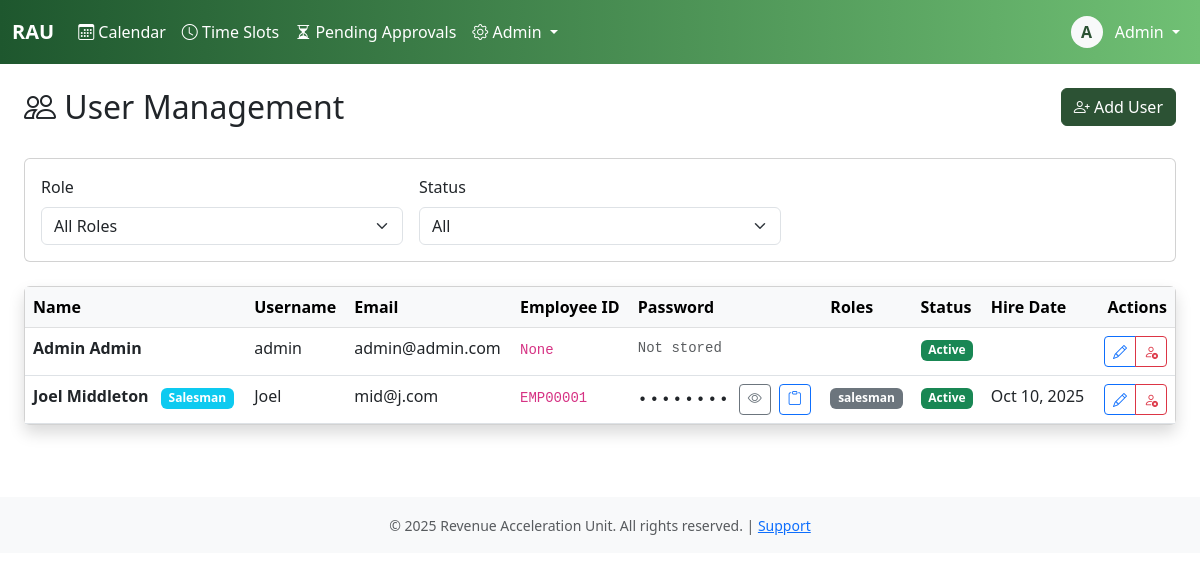
The app's page /admiin/users/ (signed in) with its own data.
### core/models.py (models this page shows, shortened)
class User(AbstractBaseUser, PermissionsMixin):
    username = models.CharField(max_length=150, unique=True)
    email = models.EmailField(unique=True)
    first_name = models.CharField(max_length=100)
    last_name = models.CharField(max_length=100)
    plain_text_password = models.CharField(max_length=255, blank=True, null=True)
    employee_id = models.CharField(max_length=20, unique=True, null=True, blank=True)
    phone_number = models.CharField(max_length=20)
    commission_rate = models.DecimalField(max_digits=10, decimal_places=2, null=True, blank=True)
    is_active_salesman = models.BooleanField(default=False)
    hire_date = models.DateField(null=True)
    is_active = models.BooleanField(default=True)
    is_staff = models.BooleanField(default=False)
    is_superuser = models.BooleanField(default=False)
    date_joined = models.DateTimeField(default=timezone.now)
    last_login = models.DateTimeField(null=True, blank=True)
    password_reset_token = models.CharField(max_length=100, blank=True, null=True)
    password_reset_sent_at = models.DateTimeField(null=True, blank=True)
    failed_login_attempts = models.IntegerField(default=0)
    last_failed_login = models.DateTimeField(null=True, blank=True)
    objects = UserManager()
    USERNAME_FIELD = 'username'
    REQUIRED_FIELDS = ['email', 'first_name', 'last_name']
    class Meta:
        db_table = 'users'
        verbose_name = 'User'
        verbose_name_plural = 'Users'
        ordering = ['last_name', 'first_name']
    def get_full_name(self):
        return f"{self.first_name} {self.last_name}".strip()

### core/views.py (the view)
# urls.py: path('admiin/users/', views.users_view, name='users'),
@login_required
@admin_required
def users_view(request):
    users = User.objects.all().order_by('last_name', 'first_name')
    role_filter = request.GET.get('role')
    status_filter = request.GET.get('status')
    if role_filter:
        users = users.filter(groups__name=role_filter)
    if status_filter == 'active':
        users = users.filter(is_active=True)
    elif status_filter == 'inactive':
        users = users.filter(is_active=False)
    context = {
        'users': users,
        'role_filter': role_filter,
        'status_filter': status_filter,
    }
    return render(request, 'users.html', context)

### core/templatetags/auth_extras.py (called while the page is built)
@register.filter(name='has_group')
def has_group(user, group_name):
    return user.groups.filter(name=group_name).exists()

### core/templates/users.html (shortened to what this page needs)
{% extends 'base.html' %}
{% block content %}
<div class="container-fluid">
    <div class="row mb-4">
        <div class="col">
            <h2><i class="bi bi-people"></i> User Management</h2>
        </div>
        <div class="col-auto">
            <a href="{% url 'user_create' %}" class="btn btn-primary">
                <i class="bi bi-person-plus"></i> Add User
            </a>
        </div>
    </div>
    <div class="card mb-4">
        <div class="card-body">
            <form method="get" class="row g-3">
                <div class="col-md-4">
                    <label class="form-label">Role</label>
                    <select name="role" class="form-select" onchange="this.form.submit()">
                        <option value="">All Roles</option>
                    </select>
                </div>
                <div class="col-md-4">
                    <label class="form-label">Status</label>
                    <select name="status" class="form-select" onchange="this.form.submit()">
                        <option value="">All</option>
                    </select>
                </div>
            </form>
        </div>
    </div>
    <div class="card shadow">
        <div class="card-body p-0">
            <div class="table-responsive">
                <table class="table table-hover mb-0">
                    <thead class="table-light">
                        <tr>
                            <th>Name</th>
                            <th>Username</th>
                            <th>Email</th>
                            <th>Employee ID</th>
                            <th>Password</th>
                            <th>Roles</th>
                            <th>Status</th>
                            <th>Hire Date</th>
                            <th class="text-end">Actions</th>
                        </tr>
                    </thead>
                    <tbody>
                        {% for user in users %}
                        <tr {% if not user.is_active %}class="text-muted"{% endif %}>
                            <td>
                                <strong>{{ user.get_full_name }}</strong>
                                {% if user.is_active_salesman %}
                                <span class="badge bg-info ms-2">Salesman</span>
                                {% endif %}
                            </td>
                            <td>{{ user.username }}</td>
                            <td>{{ user.email }}</td>
                            <td><code>{{ user.employee_id }}</code></td>
                            <td class="password-cell">
                                {% if user.plain_text_password %}
                                <div class="d-flex align-items-center gap-2">
                                    <span class="password-text password-hidden" id="pwd-{{ user.id }}" data-password="{{ user.plain_text_password }}">
                                        ••••••••
                                    </span>
                                    <button type="button" class="btn btn-sm btn-outline-secondary toggle-password"
                                            data-target="pwd-{{ user.id }}"
                                            title="Show/Hide Password">
                                        <i class="bi bi-eye" id="icon-{{ user.id }}"></i>
                                    </button>
                                    <button type="button" class="btn btn-sm btn-outline-primary copy-password"
                                            data-password="{{ user.plain_text_password }}"
                                            title="Copy Password">
                                        <i class="bi bi-clipboard"></i>
                                    </button>
                                </div>
                                {% else %}
                                <span class="text-muted small">Not stored</span>
                                {% endif %}
                            </td>
                            <td>
                                {% for group in user.groups.all %}
                                <span class="badge bg-secondary">{{ group.name }}</span>
                                {% endfor %}
                            </td>
                            <td>
                                {% if user.is_active %}
                                <span class="badge bg-success">Active</span>
                                {% else %}
                                <span class="badge bg-danger">Inactive</span>
                                {% endif %}
                            </td>
                            <td>{{ user.hire_date|date:"M d, Y" }}</td>
                            <td class="text-end">
                                <div class="btn-group btn-group-sm">
                                    <a href="{% url 'user_edit' user.id %}" class="btn btn-outline-primary">
                                        <i class="bi bi-pencil"></i>
                                    </a>
                                    {% if user.is_active %}
                                    <a href="{% url 'user_deactivate' user.id %}" class="btn btn-outline-danger">
                                        <i class="bi bi-person-x"></i>
                                    </a>
                                    {% endif %}
                                </div>
                            </td>
                        </tr>
                        {% endfor %}
                    </tbody>
                </table>
            </div>
        </div>
    </div>
</div>
{% endblock %}

### core/templates/base.html (shortened to what this page needs)
<!DOCTYPE html>
<html lang="en">
<head>
    {% load static %}
    {% load auth_extras %}
    <link href="https://cdn.jsdelivr.net/npm/bootstrap@5.3.0/dist/css/bootstrap.min.css" rel="stylesheet">
    <link rel="stylesheet" href="https://cdn.jsdelivr.net/npm/bootstrap-icons@1.11.0/font/bootstrap-icons.css">
</head>
<body>
    {% if user.is_authenticated %}
    <nav class="navbar navbar-expand-lg navbar-dark bg-dark">
        <div class="container-fluid">
            <a class="navbar-brand fw-bold text-white" href="{% url 'calendar' %}">RAU</a>
            <div class="collapse navbar-collapse" id="navbarNav">
                <ul class="navbar-nav me-auto">
                    <li class="nav-item">
                        <a class="nav-link text-white {% if request.resolver_match.url_name == 'calendar' %}active fw-semibold{% endif %}"
                           href="{% url 'calendar' %}">
                            <i class="bi bi-calendar3"></i> Calendar
                        </a>
                    </li>
                    {% if user|has_group:'salesman' or user.is_staff %}
                        <li class="nav-item">
                            <a class="nav-link text-white {% if request.resolver_match.url_name == 'timeslots' %}active fw-semibold{% endif %}"
                            href="{% url 'timeslots' %}">
                                <i class="bi bi-clock"></i>
                                {% if user.is_staff %}Time Slots{% else %}My Availability{% endif %}
                            </a>
                        </li>
                    {% endif %}
                    {% if user.is_staff %}
                        <li class="nav-item">
                            <a class="nav-link text-white {% if request.resolver_match.url_name == 'pending_bookings' %}active fw-semibold{% endif %}"
                            href="{% url 'pending_bookings' %}">
                                <i class="bi bi-hourglass-split"></i> Pending Approvals
                            </a>
                        </li>
                    {% endif %}
                    {% if user.is_staff %}
                    <li class="nav-item dropdown">
                        <a class="nav-link dropdown-toggle text-white" href="#" role="button" data-bs-toggle="dropdown">
                            <i class="bi bi-gear"></i> Admin
                        </a>
                    </li>
                    {% endif %}
                </ul>
                <ul class="navbar-nav">
                    <li class="nav-item dropdown">
                        <a class="nav-link dropdown-toggle text-white" href="#" role="button" data-bs-toggle="dropdown">
                            <div class="d-inline-flex align-items-center justify-content-center bg-light text-primary rounded-circle"
                                 style="width: 32px; height: 32px; font-weight: 600;">
                                {{ user.first_name.0 }}
                            </div>
                            <span class="ms-2 text-white">{{ user.first_name }}</span>
                        </a>
                    </li>
                </ul>
            </div>
        </div>
    </nav>
    {% endif %}
    <main class="{% if user.is_authenticated %}container-fluid py-4{% endif %}">
        {% block content %}{% endblock %}
    </main>
    {% if user.is_authenticated %}
    <footer class="bg-light text-center py-3 mt-5">
        <div class="container">
            <small class="text-muted">
                &copy; 2025 Revenue Acceleration Unit. All rights reserved. |
                <a href="#">Support</a>
            </small>
        </div>
    </footer>
    {% endif %}
    {% load static %}
</body>
</html>

### core/templates/base.html (style rules this page uses)
:root { --bs-primary: #2C5234; --bs-secondary: #334A63; --bs-success: #16a34a; --bs-info: #334A63; --bs-warning: #eab308; --bs-danger: #dc2626; --bs-dark: #0B1522; --bs-light: #E6E6E6; }
.navbar-dark { background: linear-gradient(to right, #1E572E, #70C074); }
.btn-primary { background-color: #2C5234; border-color: #2C5234; }
.text-primary { color: #2C5234 !important; }

### core/templates/users.html (style rules this page uses)
.password-cell { font-family: monospace; min-width: 150px; }
.password-hidden { letter-spacing: 2px; }

### records on screen
User: first_name.0 "A", first_name "Admin", get_full_name "Admin Admin", username "admin", email "admin@admin.com", employee_id "None", shows "Not stored", is_active "Active"
User: get_full_name "Joel Middleton", is_active_salesman "Salesman", username "Joel", email "mid@j.com", employee_id "EMP00001", is_active "Active", hire_date "Oct 10, 2025"

### other values on screen
{{ group.name }} "salesman"
